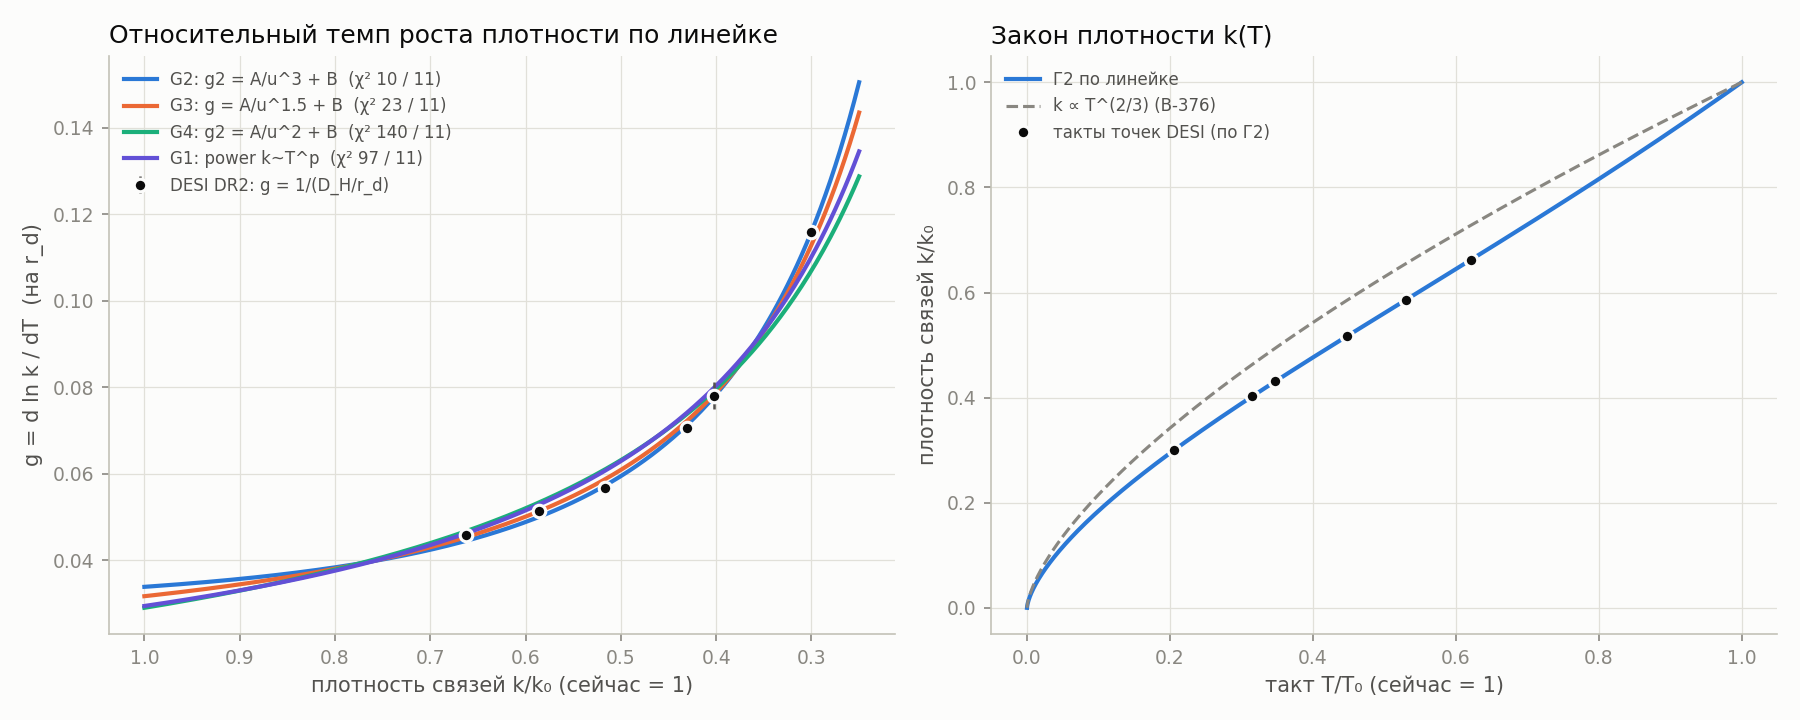

Write Python code to recreate this figure.
"""Density law k(T) from the BAO ruler (R-132). Rules: bao_density_rules_2026-11-26.md.
g = d ln k / dT = 1/D_H (units 1/r_d), u = k/k0 = 1/(1+z).
usage: python -P -E -X utf8 bao_density.py <desi_dr2_bao_data.txt> <dir with Pantheon+ files> <output png>"""
import sys
import numpy as np
from math import sqrt, log
from scipy.integrate import quad
from scipy.optimize import minimize
from scipy.stats import chi2 as chi2dist

bao, snd, png = sys.argv[1:4]
L = open(bao).read().split('\n'); i0, i1 = L.index('MEAN'), L.index('COV')
rows = [l.split() for l in L[i0 + 1:i1] if l.strip()]
zb = np.array([float(r[0]) for r in rows]); vb = np.array([float(r[1]) for r in rows]); kb = [r[2] for r in rows]
Cb = np.array([[float(x) for x in l.split()] for l in L[i1 + 1:] if l.strip()]); Cbi = np.linalg.inv(Cb)

fams = {   # name: (n params, g(u, params), start)
    'G1 power k~T^p':        (2, lambda u, q: q[0] * u ** (-1 / q[1]), [0.035, 1.0]),
    'G2 g2 = A/u^3 + B':     (2, lambda u, q: np.sqrt(np.maximum(q[0] * u ** -3 + q[1], 1e-12)), [3e-4, 8e-4]),
    'G3 g = A/u^1.5 + B':    (2, lambda u, q: q[0] * u ** -1.5 + q[1], [0.015, 0.02]),
    'G4 g2 = A/u^2 + B':     (2, lambda u, q: np.sqrt(np.maximum(q[0] * u ** -2 + q[1], 1e-12)), [6e-4, 5e-4]),
    'G5 g2 = A/u^n + B':     (3, lambda u, q: np.sqrt(np.maximum(q[0] * u ** -q[2] + q[1], 1e-12)), [3e-4, 8e-4, 3.0]),
}
def DM(g, q, z):
    return quad(lambda t: 1 / g(1 / (1 + t), q), 0, z, limit=200)[0]
def bao_vec(g, q):
    out = []
    for z, k in zip(zb, kb):
        dm, dh = DM(g, q, z), 1 / g(1 / (1 + z), q)
        out.append({'DM_over_rs': dm, 'DH_over_rs': dh, 'DV_over_rs': (z * dm * dm * dh) ** (1 / 3)}[k])
    return np.array(out)
def chi2_bao(g, q):
    try:
        r = vb - bao_vec(g, q)
    except Exception:
        return 1e12
    return float(r @ Cbi @ r) if np.all(np.isfinite(r)) else 1e12

# SN
rows = open(f'{snd}/PantheonPlusSH0ES.dat').read().split('\n'); hdr = rows[0].split(); data = [r.split() for r in rows[1:] if r.strip()]
zs_all = np.array([float(r[hdr.index('zHD')]) for r in data]); ms_all = np.array([float(r[hdr.index('m_b_corr')]) for r in data])
c = np.loadtxt(f'{snd}/STATSYS.cov'); n = int(c[0]); C_all = c[1:].reshape(n, n)
sel = zs_all > 0.01; zs, ms = zs_all[sel], ms_all[sel]
Csi = np.linalg.inv(C_all[np.ix_(sel, sel)]); one = np.ones_like(zs); w1 = Csi @ one; s11 = one @ w1
REF = 1403.3
def chi2_sn(g, q):
    grid = np.concatenate([[0], np.sort(zs)]); D = np.zeros_like(grid)
    for j in range(1, grid.size):
        D[j] = D[j - 1] + quad(lambda t: 1 / g(1 / (1 + t), q), grid[j - 1], grid[j])[0]
    Dz = np.interp(zs, grid, D); r = ms - 5 * np.log10((1 + zs) * Dz); M = (r @ w1) / s11; e = r - M
    return float(e @ Csi @ e)

def lnint(g, q, a, b):           # int_a^b dz/g with x = ln(1+z)
    return quad(lambda x: np.exp(x) / g(np.exp(-x), q), log(1 + a), log(1 + b), limit=400)[0]
def theta_rng(g, q):
    th = []
    for zr1 in (1000, 1100, 1400):
        D = lnint(g, q, 0, zr1 - 1); I = lnint(g, q, zr1 - 1, 1e9)
        th += [cs * I / D for cs in (1 / sqrt(6), 1 / sqrt(3))]
    return min(th), max(th)
def T_of_z(g, q, z):              # T0 - T(z) and T0 (integral of dz/((1+z) g))
    f = lambda x: 1 / g(np.exp(-x), q)
    return quad(f, 0, log(1 + z), limit=200)[0], quad(f, 0, log(1e9), limit=400)[0]

theta_data = 0.010411
print('BAO: chi2, dof, probability; SN d chi2 (no new numbers, threshold 11); relic theta range (data 0.010411)')
res = {}
for name, (k, g, q0) in fams.items():
    best = None
    for s in (1.0, 0.5, 2.0):
        r = minimize(lambda q: chi2_bao(g, q), np.array(q0) * np.array([s, s] + [1.0] * (k - 2)),
                     method='Nelder-Mead', options=dict(xatol=1e-9, fatol=1e-6, maxiter=6000))
        if best is None or r.fun < best.fun: best = r
    q = best.x; dof = 13 - k; p = chi2dist.sf(best.fun, dof)
    ok_bao = p >= 0.05
    sn = chi2_sn(g, q) - REF
    tr = theta_rng(g, q)
    gt = np.array([g(u, q) for u in np.linspace(0.02, 1, 400)])
    mono = bool(np.all(np.diff(gt) < 0))             # g decreases as k grows (R2)
    ug = np.linspace(0.02, 1, 4000)
    ugv = ug * np.array([g(u, q) for u in ug]); dd = np.diff(ugv)
    conv = ug[1:][dd > 0]; z_conv = (1 / conv.min() - 1) if conv.size else None
    dT, T0 = T_of_z(g, q, 0); T0g0 = T0 * g(1.0, q)
    res[name] = (k, g, q, best.fun)
    print(f'\n{name}: params = {np.array2string(q, precision=5)}')
    print(f'   BAO chi2 = {best.fun:.1f} / {dof} dof, probability {p:.3g} -> {"PASS" if ok_bao else "FAIL"}')
    print(f'   SN d chi2 = {sn:+.1f} -> {"PASS" if sn <= 11 else "FAIL"};  relic theta = {tr[0]:.4g} .. {tr[1]:.4g} -> '
          f'{"PASS" if tr[0] <= theta_data <= tr[1] else "FAIL"}')
    print(f'   g decreasing everywhere (R2): {mono};  growth of k convex for z < {z_conv:.3f}' if z_conv is not None else
          f'   g decreasing everywhere (R2): {mono};  growth of k never convex')
    print(f'   T0 * g0 = {T0g0:.3f} (age of the whole in units 1/g0); g0 = {g(1.0, q):.5f} / r_d')

# graph: g vs k/k0 with data points from D_H; k/k0 vs T/T0
import matplotlib; matplotlib.use('Agg'); import matplotlib.pyplot as plt
INK, INK2, MUTED, GRID, AXIS, SURF = '#0b0b0b', '#52514e', '#898781', '#e1e0d9', '#c3c2b7', '#fcfcfb'
SER = ['#2a78d6', '#eb6834', '#1baf7a', '#6250d6']
fig, ax = plt.subplots(1, 2, figsize=(12, 4.8), facecolor=SURF)
for a in ax:
    a.set_facecolor(SURF); a.grid(True, color=GRID, lw=0.6); a.tick_params(colors=MUTED, labelsize=9)
    for s in a.spines.values(): s.set_color(AXIS)
    a.spines['top'].set_visible(False); a.spines['right'].set_visible(False)
isel = [j for j, k in enumerate(kb) if k == 'DH_over_rs']
ud = 1 / (1 + zb[isel]); gd = 1 / vb[isel]; eg = np.sqrt(np.diag(Cb))[isel] / vb[isel] ** 2
uu = np.linspace(0.25, 1.0, 300)
show = ['G2 g2 = A/u^3 + B', 'G3 g = A/u^1.5 + B', 'G4 g2 = A/u^2 + B', 'G1 power k~T^p']
for j, nm in enumerate(show):
    k, g, q, ch = res[nm]
    ax[0].plot(uu, [g(u, q) for u in uu], color=SER[j], lw=2, label=f'{nm.split()[0]}: {nm.split(" ", 1)[1]}  (χ² {ch:.0f} / {13 - k})')
ax[0].errorbar(ud, gd, yerr=eg, fmt='o', ms=6, color=INK, ecolor=INK2, elinewidth=1.2, capsize=0, mec=SURF, mew=1.5,
               label='DESI DR2: g = 1/(D_H/r_d)', zorder=5)
ax[0].invert_xaxis(); ax[0].set_xlabel('плотность связей k/k₀ (сейчас = 1)', color=INK2)
ax[0].set_ylabel('g = d ln k / dT  (на r_d)', color=INK2)
ax[0].set_title('Относительный темп роста плотности по линейке', color=INK, loc='left', fontsize=12)
ax[0].legend(frameon=False, fontsize=8, labelcolor=INK2, loc='upper left')
k, g, q, ch = res['G2 g2 = A/u^3 + B']
zz = np.exp(np.linspace(0, log(1e4), 400)) - 1
_, T0 = T_of_z(g, q, 0)
Tz = np.array([T0 - T_of_z(g, q, z)[0] for z in zz]) / T0
ax[1].plot(Tz, 1 / (1 + zz), color=SER[0], lw=2, label='Г2 по линейке')
ax[1].plot(Tz, Tz ** (2 / 3), color=MUTED, lw=1.5, ls='--', label='k ∝ T^(2/3) (В-376)')
Td = np.array([T0 - T_of_z(g, q, z)[0] for z in zb[isel]]) / T0
ax[1].plot(Td, 1 / (1 + zb[isel]), 'o', ms=6, color=INK, mec=SURF, mew=1.5, label='такты точек DESI (по Г2)', zorder=5)
ax[1].set_xlabel('такт T/T₀ (сейчас = 1)', color=INK2); ax[1].set_ylabel('плотность связей k/k₀', color=INK2)
ax[1].set_title('Закон плотности k(T)', color=INK, loc='left', fontsize=12)
ax[1].legend(frameon=False, fontsize=8, labelcolor=INK2, loc='upper left')
fig.tight_layout(); fig.savefig(png, dpi=150, facecolor=SURF)
print(f'\ngraph: {png}')
